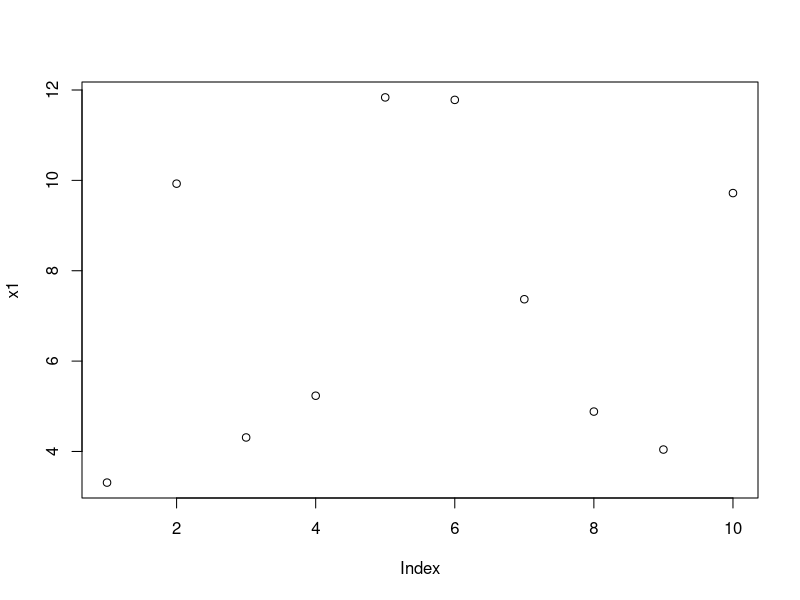
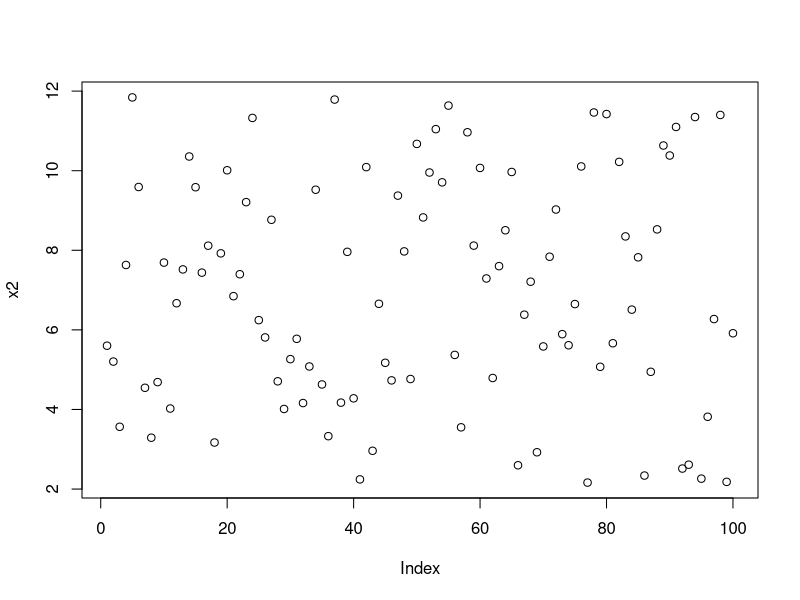
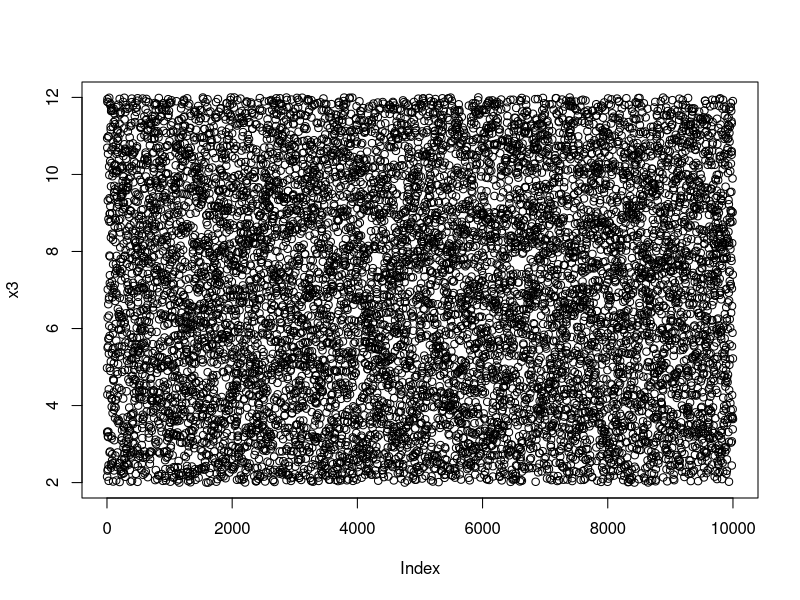

Write the R code that produced these figures, in order. (Note: this script raises an error after producing the figures.)
#In R, roll two dice and sum their socres
#Plot your results for 10 experiments, 100 experiments and 10000 experiments
#What ahve you learned?

x1 <- runif(10, 2, 12)
x1

x2 <- runif(100, 2, 12)
x2

x3 <- runif(10000, 2, 12)
x3

plot(x1)
plot(x2)
plot(x3)


y1 <- sample(c(2:12), 10)
y2 <- sample(c(2:12),100)
y3 <- sample(c(2:12),100000)
y1
y2
y3

d = 10

dice1 <-sample(6,d,replace=TRUE)
dice2 <-sample(6,d,replace=TRUE)

dice_roll<-dice1 + dice2

hist(dice_roll)

